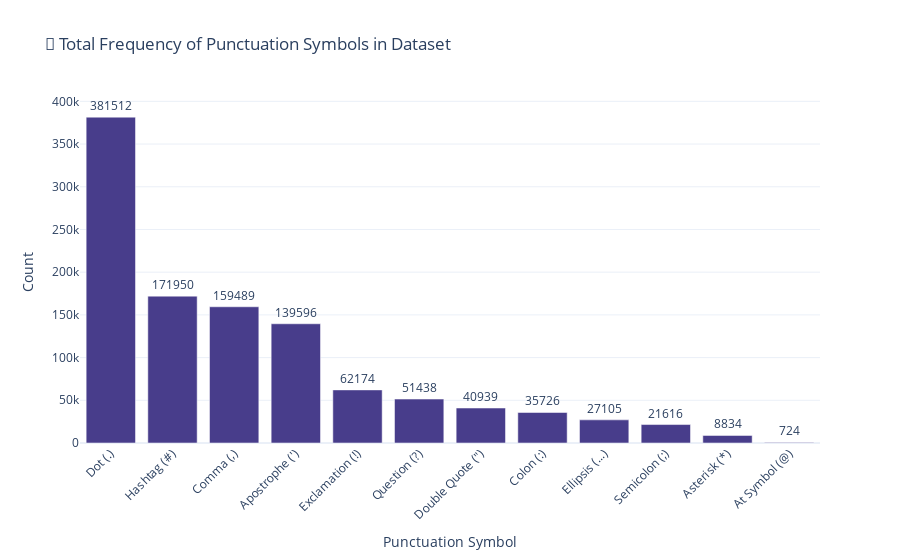

The notebook cell saved with this chart:
### Code cell
df = pd.read_csv("data/merged_w_emojis.csv")
punctuation_stats_overview(df)

### Figure 1 — Plotly figure (JSON) as saved in the notebook; plotly's stock layout.template omitted (floating-point values rounded to 4 significant figures)
{"data": [{"alignmentgroup": "True", "hovertemplate": "Punctuation Symbol=%{x}<br>Count=%{text}<extra></extra>", "legendgroup": "", "marker": {"color": "darkslateblue", "pattern": {"shape": ""}}, "name": "", "offsetgroup": "", "orientation": "v", "showlegend": false, "text": [381512, 171950, 159489, 139596, 62174, 51438, 40939, 35726, 27105, 21616, 8834, 724], "textposition": "outside", "type": "bar", "x": ["Dot (.)", "Hashtag (#)", "Comma (,)", "Apostrophe (')", "Exclamation (!)", "Question (?)", "Double Quote (\")", "Colon (:)", "Ellipsis (...)", "Semicolon (;)", "Asterisk (*)", "At Symbol (@)"], "xaxis": "x", "y": [381512, 171950, 159489, 139596, 62174, 51438, 40939, 35726, 27105, 21616, 8834, 724], "yaxis": "y"}], "layout": {"barmode": "relative", "legend": {"tracegroupgap": 0}, "title": {"text": "🔣 Total Frequency of Punctuation Symbols in Dataset"}, "xaxis": {"anchor": "y", "domain": [0, 1], "tickangle": -45, "title": {"text": "Punctuation Symbol"}}, "yaxis": {"anchor": "x", "domain": [0, 1], "title": {"text": "Count"}}}}
